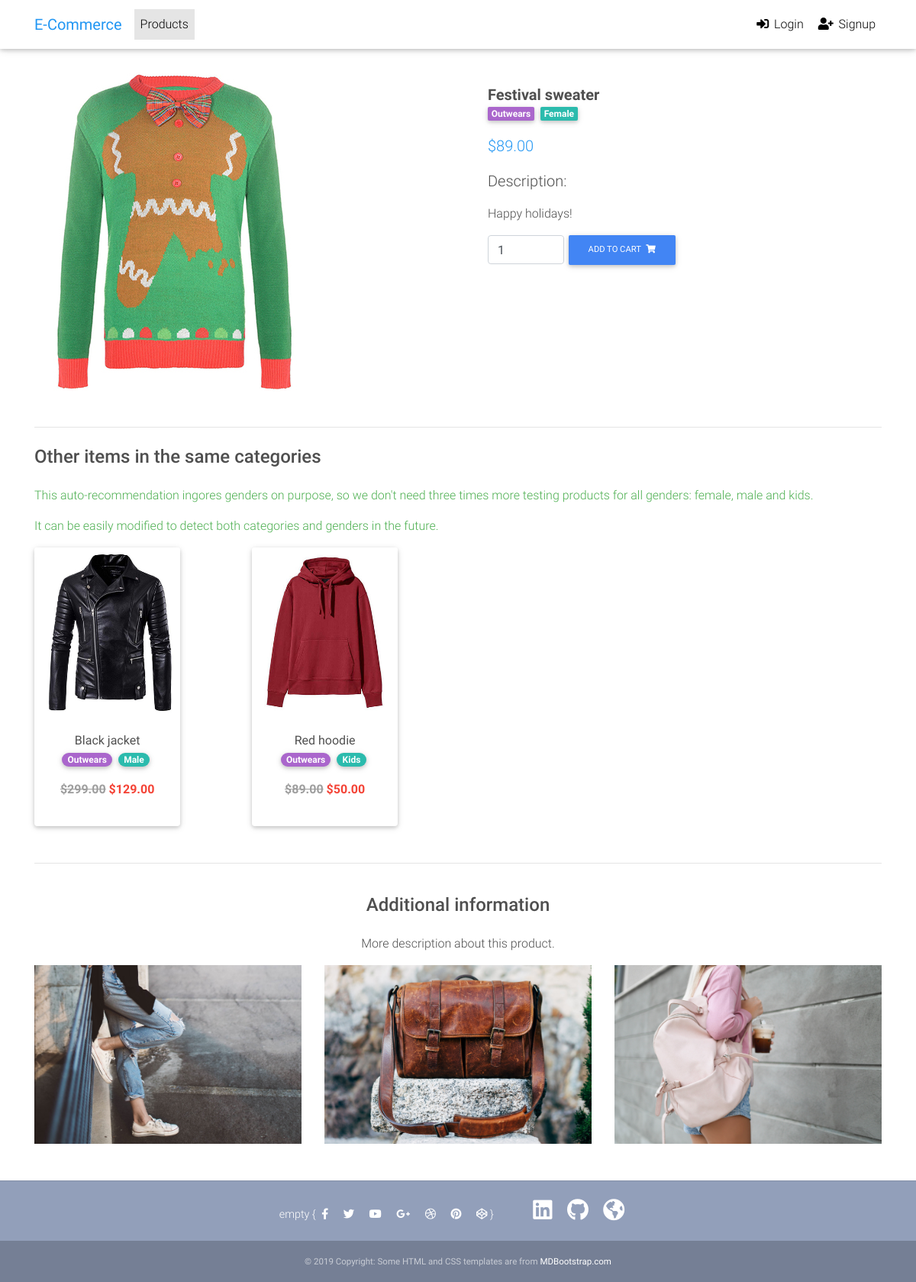
The page /products/003/ on the database its author committed.
### products/models.py (models this page shows, shortened)
class Item(models.Model):
    title = models.CharField(max_length=100)
    price = models.DecimalField(max_digits=100, decimal_places=2)
    discount_price = models.DecimalField(
        blank=True, null=True, max_digits=100, decimal_places=2)
    category = models.ManyToManyField(Category)
    gender = models.ManyToManyField(Gender)
    slug = models.SlugField()
    description = models.TextField()
    photo = models.ImageField(upload_to='products')
    def __str__(self):
        return self.title
    def get_absolute_url(self):
        return reverse('products:item-detail', kwargs={'slug': self.slug})
    def get_add_to_cart_url(self):
        return reverse('products:add-to-cart', kwargs={'slug': self.slug})

class Category(models.Model):
    c_title = models.CharField(max_length=50)
    def __str__(self):
        return self.c_title
    def get_category_view_url(self):
        return reverse("products:category-view", kwargs={'c_title':self.c_title})

class Gender(models.Model):
    g_title = models.CharField(max_length=50)
    def __str__(self):
        return self.g_title
    def get_gender_view_url(self):
        return reverse("products:gender-view", kwargs={'g_title':self.g_title})

### products/views.py (the view)
# urls.py: path('products/<slug>/', ItemDetailView.as_view(), name='item-detail'),
class ItemDetailView(ItemObjectMixin, DetailView):
    def get_context_data(self, **kwargs):
        context = super(ItemDetailView, self).get_context_data(**kwargs)
        queryset = []
        for cat in self.get_object().category.all():
            queryset += Item.objects.filter(
                category__c_title=cat).exclude(
                slug=self.get_object().slug)
        queryset = list(dict.fromkeys(queryset))
        context['object_list'] = queryset
        form = AddToCartForm()
        context['form'] = form
        return context

### products/forms.py
class AddToCartForm(forms.Form):
    quantity = forms.IntegerField(
                validators=[MinValueValidator(1), MaxValueValidator(99)],
                widget=forms.TextInput(
                    attrs={
                        'type':"number",
                        'value':"1",
                        'min':"1",
                        'max':"99",
                        'aria-label':"Search",
                        'class':"form-control",
                        'style':"width: 100px",
                    }
                )
            )

### products/views.py (called while the page is built)
    def get_object(self):
        lookup = self.kwargs.get(self.lookup)
        obj = None
        if lookup is not None:
            obj = get_object_or_404(self.model, slug=lookup)
        return obj

### products/templates/products/item_detail.html (shortened to what this page needs)
{% extends "base.html" %}
{% block content %}
  <main class="mt-0 pt-0">
    <div class="container dark-grey-text mt-3">
      <div class="row wow fadeIn">
        <div class="col-md-6 mb-4">
          <img src="{{ object.photo.url }}" class="img-fluid" alt="">
        </div>
        <div class="col-md-6 mb-4">
          <div class="p-4">
            <h1 class="lead font-weight-bold mb-0">{{ object.title }}</h1>
            <div class="mb-3">
              {% for cat in object.category.all %}
              <a href="{{ cat.get_category_view_url }}">
                  <span class="badge secondary-color mr-1">{{ cat }}</span>
              </a>
              {% endfor %}
                  {% for gender in object.gender.all %}
                  <a href="{{ gender.get_gender_view_url }}">
                      <span class="badge default-color mr-1">{{ gender }}</span>
                  </a>
                  {% endfor %}
            </div>
            <p class="lead">
              {% if object.discount_price %}
                <span class="grey-text">
                  <del>${{ object.price }}</del>
                </span>
                <span class="red-text">${{ object.discount_price }}</span>
              {% else %}
                <span  class="blue-text">${{ object.price }}</span>
              {% endif %}
            </p>
            <p class="lead">Description:</p>
            <p>{{ object.description }}</p>
            <form class="d-flex justify-content-left" method="POST" action="{{ object.get_add_to_cart_url }}">{% csrf_token %}
              <input name="quantity" type="number" value="1" min="1" max="99" aria-label="Search" class="form-control" style="width: 100px">
              <button class="btn btn-primary btn-md my-0 p" type="submit">Add to cart
                <i class="fas fa-shopping-cart ml-1"></i>
              </button>
            </form>
          </div>
        </div>
      </div>
      <hr>
      <section class="mb-4">
        <h5 class="my-4 h4">Other items in the same categories</h5>
        <p class="green-text">
          This auto-recommendation ingores genders on purpose, so we don't need
          three times more testing products for all genders: female, male and kids.
        </p>
        <p class="green-text">
          It can be easily modified to detect both categories and genders in the future.
        </p>
        <div class="row wow fadeIn">
          {% for object in object_list %}
          <div class="col-md-3 mb-4 d-flex align-items-stretch">
            <div class="card w-75">
              <div class="view overlay">
                <img src="{{ object.photo.url }}" class="card-img-top"
                  alt="">
              </div>
              <div class="card-body text-center">
                <p>
                  <a href="{{ object.get_absolute_url }}" class="dark-grey-text">
                    {{ object.title }}
                  </a>
                  {% for cat in object.category.all %}
                  <a href="{{ cat.get_category_view_url }}">
                      <span class="badge badge-pill secondary-color mr-1">{{ cat }}</span>
                  </a>
                  {% endfor %}
                  {% for gender in object.gender.all %}
                  <a href="{{ gender.get_gender_view_url }}">
                      <span class="badge badge-pill default-color mr-1">{{ gender }}</span>
                  </a>
                  {% endfor %}
                </p>
                <p>
                  {% if object.discount_price %}
                    <span class="font-weight-bold grey-text">
                      <del>${{ object.price }}</del>
                    </span>
                    <span class="font-weight-bold red-text">${{ object.discount_price }}</span>
                  {% else %}
                    <span class="font-weight-bold blue-text">${{ object.price }}</span>
                  {% endif %}
                </p>
              </div>
            </div>
          </div>
          {% endfor %}
        </div>
      </section>
      <hr>
      <div class="row d-flex justify-content-center wow fadeIn">
        <div class="col-md-6 text-center">
          <h4 class="my-4 h4">Additional information</h4>
          <p>More description about this product.</p>
        </div>
      </div>
      <div class="row wow fadeIn">
        <div class="col-lg-4 col-md-12 mb-4">
          <img src="{{ MEDIA_URL }}backgrounds/1.jpg" class="img-fluid" alt="">
        </div>
        <div class="col-lg-4 col-md-6 mb-4">
          <img src="{{ MEDIA_URL }}backgrounds/2.jpg" class="img-fluid" alt="">
        </div>
        <div class="col-lg-4 col-md-6 mb-4">
          <img src="{{ MEDIA_URL }}backgrounds/3.jpg" class="img-fluid" alt="">
        </div>
      </div>
    </div>
  </main>
{% endblock content %}

### static_files/css/style.css (style rules this page uses)
html, body, .view { height: 100%; }

### templates/base.html (style rules this page uses)
html, body, header, .carousel { height: 60vh; }

### rows shown on the page
Item: photo (picture), title "Festival sweater", price "89.00", description "Happy holidays!"
Category: c_title "Outwears"
Gender: g_title "Female"
Item: photo (picture), title "Black jacket", price "299.00", discount_price "129.00"
Gender: g_title "Male"
Item: photo (picture), title "Red hoodie", price "89.00", discount_price "50.00"
Gender: g_title "Kids"
